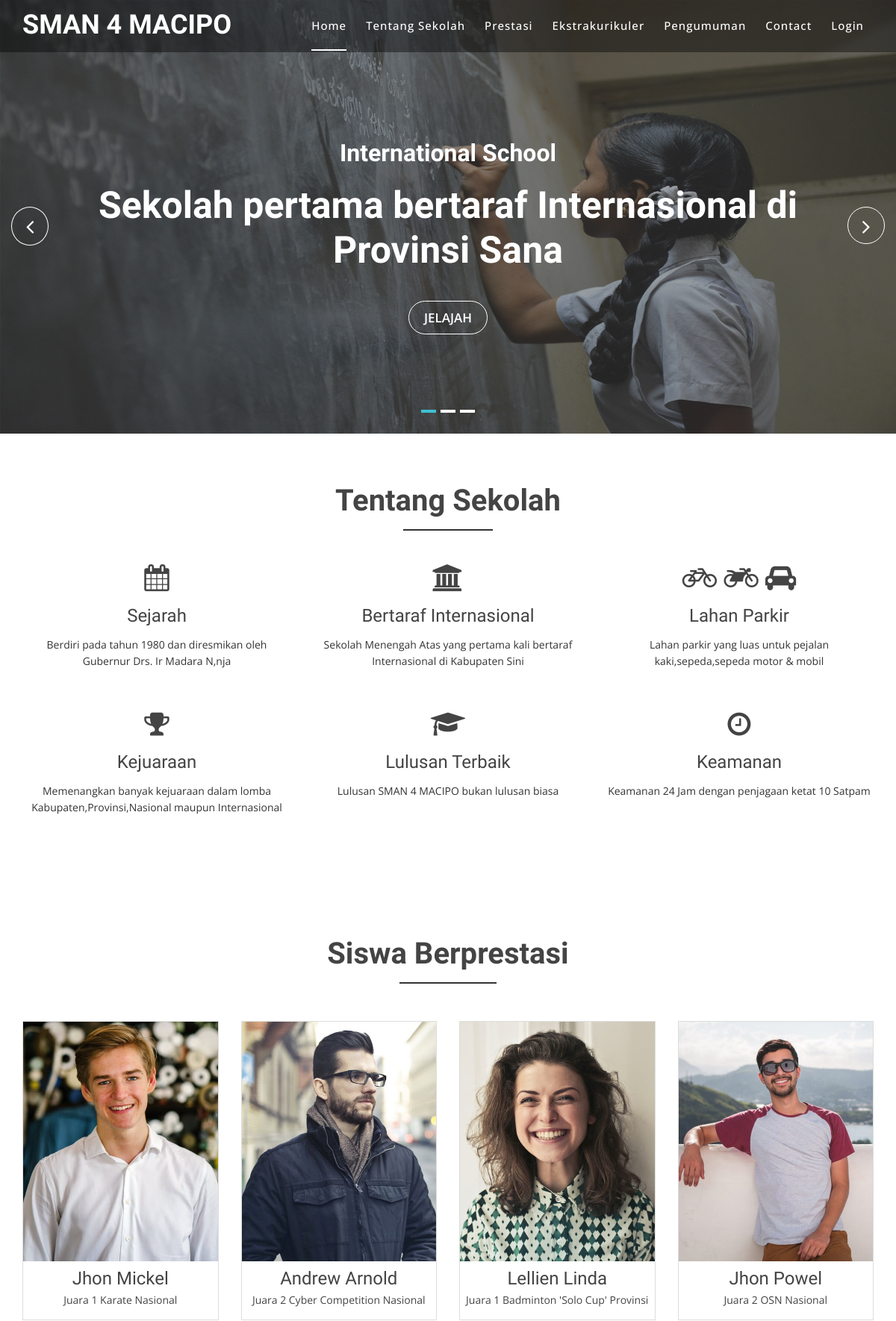
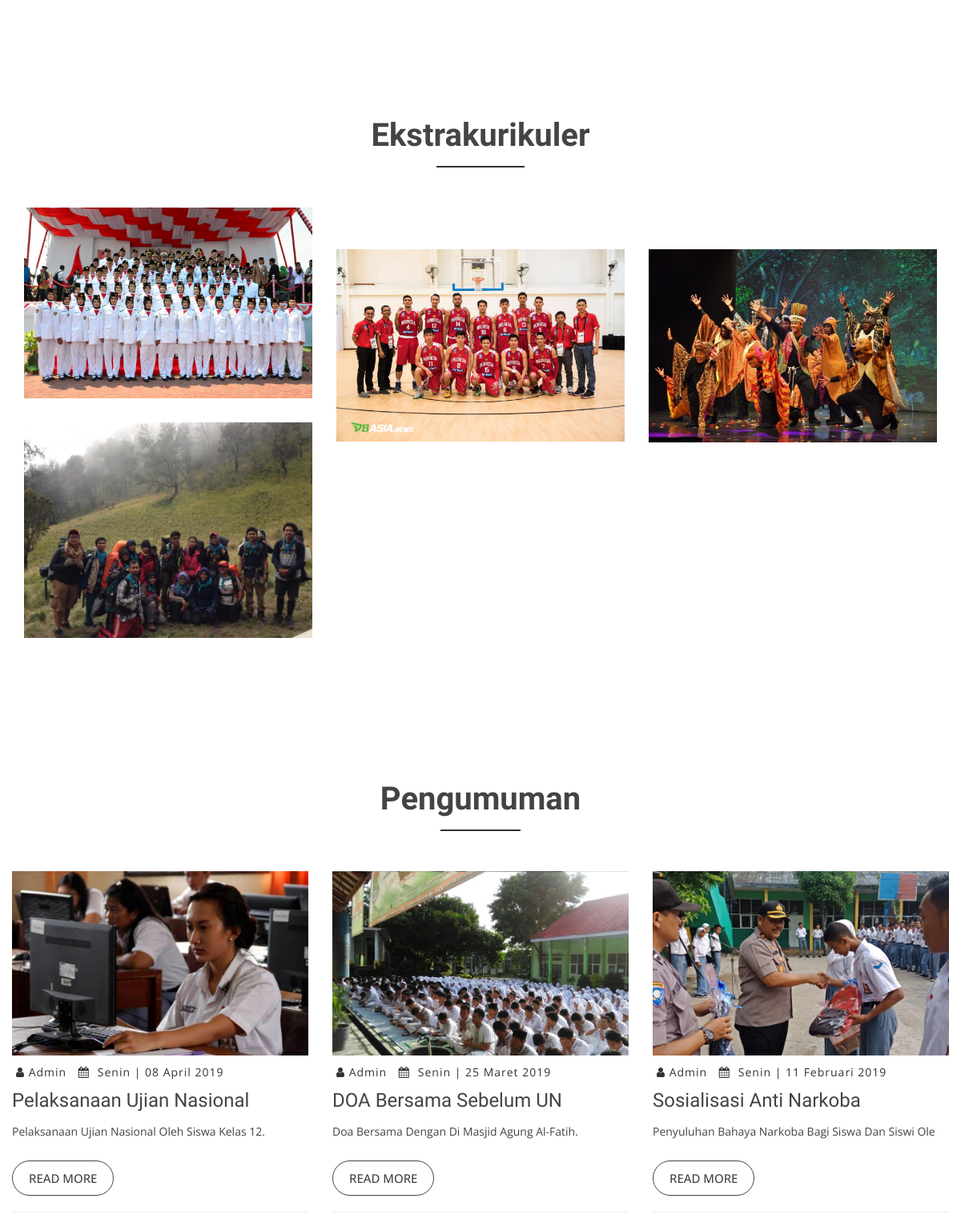
The page / (upper part) on the database its author committed (2 pictures, top to bottom).
### tables this page shows
CREATE TABLE `pengumuman` (
  `id` int(11) NOT NULL,
  `judul` varchar(50) NOT NULL,
  `tanggal` date NOT NULL,
  `foto` varchar(255) NOT NULL,
  `keterangan` text NOT NULL
);

### application/controllers/Home.php (called while the page is built, shortened)
<?php
class Home extends CI_Controller
{
	private $_tblpengumuman	= "pengumuman";
	public function index()
	{
		$data['judul'] = 'SMAN 4 MACIPO';
		$this->db->order_by('tanggal', 'DESC');
		$this->db->limit(6);
		$data['pengumuman']	=	$this->db->get($this->_tblpengumuman)->result();
		$this->load->view('template_home/header', $data);
		$this->load->view('template_home/navbar');
		$this->load->view('template_home/slider');
		$this->load->view('template_home/index', $data);
		$this->load->view('template_home/footer');
	}
}

### index.php (called while the page is built, shortened)
<?php
require_once BASEPATH.'core/CodeIgniter.php';

### application/helpers/tanggal_indo_helper.php (called while the page is built, shortened)
<?php if (!defined('BASEPATH')) exit('No direct script access allowed');
if (!function_exists('bulan')) {
    function bulan($bln)
    {
        switch ($bln) {
            case 1:
                return "Januari";
                break;
            case 2:
                return "Februari";
                break;
            case 3:
                return "Maret";
                break;
            case 4:
                return "April";
                break;
            case 12:
                return "Desember";
                break;
        }
    }
}
if (!function_exists('longdate_indo')) {
    function hari_indo($tanggal)
    {
        $ubah = gmdate($tanggal, time() + 60 * 60 * 8);
        $pecah = explode("-", $ubah);
        $tgl = $pecah[2];
        $bln = $pecah[1];
        $thn = $pecah[0];
        $bulan = bulan($pecah[1]);
        $nama = date("l", mktime(0, 0, 0, $bln, $tgl, $thn));
        $nama_hari = "";
        if ($nama == "Sunday") {
            $nama_hari = "Minggu";
        } else if ($nama == "Monday") {
            $nama_hari = "Senin";
        } else if ($nama == "Tuesday") {
            $nama_hari = "Selasa";
        } else if ($nama == "Wednesday") {
            $nama_hari = "Rabu";
        } else if ($nama == "Thursday") {
            $nama_hari = "Kamis";
        } else if ($nama == "Friday") {
            $nama_hari = "Jum'at";
        } else if ($nama == "Saturday") {
            $nama_hari = "Sabtu";
        }
        return $nama_hari . ' | ' . $tgl . ' ' . $bulan . ' ' . $thn;
    }
}

### application/views/template_home/index.php (the view, shortened to what this page needs)
<div id="services" class="services-area area-padding">
    <div class="container">
        <div class="row">
            <div class="col-md-12 col-sm-12 col-xs-12">
                <div class="section-headline services-head text-center">
                    <h2>Tentang Sekolah</h2>
                </div>
            </div>
        </div>
        <div class="row text-center">
            <div class="services-contents">
                <div class="col-md-4 col-sm-4 col-xs-12">
                    <div class="about-move">
                        <div class="services-details">
                            <div class="single-services">
                                <a class="services-icon">
                                    <i class="fa fa-calendar"></i>
                                </a>
                                <h4>Sejarah</h4>
                                <p>
                                    Berdiri pada tahun 1980 dan diresmikan oleh Gubernur Drs. Ir Madara N,nja
                                </p>
                            </div>
                        </div>
                    </div>
                </div>
                <div class="col-md-4 col-sm-4 col-xs-12">
                    <div class="about-move">
                        <div class="services-details">
                            <div class="single-services">
                                <a class="services-icon">
                                    <i class="fa fa-university"></i>
                                </a>
                                <h4>Bertaraf Internasional</h4>
                                <p>
                                    Sekolah Menengah Atas yang pertama kali bertaraf Internasional di Kabupaten Sini
                                </p>
                            </div>
                        </div>
                    </div>
                </div>
                <div class="col-md-4 col-sm-4 col-xs-12">
                    <div class=" about-move">
                        <div class="services-details">
                            <div class="single-services">
                                <a class="services-icon">
                                    <i class="fa fa-bicycle"></i> <i class="fa fa-motorcycle"></i> <i class="fa fa-car"></i>
                                </a>
                                <h4>Lahan Parkir</h4>
                                <p>
                                    Lahan parkir yang luas untuk pejalan kaki,sepeda,sepeda motor & mobil
                                </p>
                            </div>
                        </div>
                    </div>
                </div>
                <div class="col-md-4 col-sm-4 col-xs-12">
                    <div class=" about-move">
                        <div class="services-details">
                            <div class="single-services">
                                <a class="services-icon">
                                    <i class="fa fa-trophy"></i>
                                </a>
                                <h4>Kejuaraan</h4>
                                <p>
                                    Memenangkan banyak kejuaraan dalam lomba Kabupaten,Provinsi,Nasional maupun Internasional
                                </p>
                            </div>
                        </div>
                    </div>
                </div>
                <div class="col-md-4 col-sm-4 col-xs-12">
                    <div class=" about-move">
                        <div class="services-details">
                            <div class="single-services">
                                <a class="services-icon">
                                    <i class="fa fa-graduation-cap"></i>
                                </a>
                                <h4>Lulusan Terbaik</h4>
                                <p>
                                    Lulusan SMAN 4 MACIPO bukan lulusan biasa
                                </p>
                            </div>
                        </div>
                    </div>
                </div>
                <div class="col-md-4 col-sm-4 col-xs-12">
                    <div class=" about-move">
                        <div class="services-details">
                            <div class="single-services">
                                <a class="services-icon">
                                    <i class="fa fa-clock-o"></i>
                                </a>
                                <h4>Keamanan</h4>
                                <p>
                                    Keamanan 24 Jam dengan penjagaan ketat 10 Satpam
                                </p>
                            </div>
                        </div>
                    </div>
                </div>
            </div>
        </div>
    </div>
</div>
<div id="team" class="our-team-area area-padding">
    <div class="container">
        <div class="row">
            <div class="col-md-12 col-sm-12 col-xs-12">
                <div class="section-headline text-center">
                    <h2>Siswa Berprestasi</h2>
                </div>
            </div>
        </div>
        <div class="row">
            <div class="team-top">
                <div class="col-md-3 col-sm-3 col-xs-12">
                    <div class="single-team-member">
                        <div class="team-img">
                            <a href="#">
                                <img src="<?= base_url('assets_home/') ?>img/team/1.jpg" alt="">
                            </a>
                        </div>
                        <div class="team-content text-center">
                            <h4>Jhon Mickel</h4>
                            <p>Juara 1 Karate Nasional</p>
                        </div>
                    </div>
                </div>
                <div class="col-md-3 col-sm-3 col-xs-12">
                    <div class="single-team-member">
                        <div class="team-img">
                            <a href="#">
                                <img src="<?= base_url('assets_home/') ?>img/team/2.jpg" alt="">
                            </a>
                        </div>
                        <div class="team-content text-center">
                            <h4>Andrew Arnold</h4>
                            <p>Juara 2 Cyber Competition Nasional</p>
                        </div>
                    </div>
                </div>
                <div class="col-md-3 col-sm-3 col-xs-12">
                    <div class="single-team-member">
                        <div class="team-img">
                            <a href="#">
                                <img src="<?= base_url('assets_home/') ?>img/team/3.jpg" alt="">
                            </a>
                        </div>
                        <div class="team-content text-center">
                            <h4>Lellien Linda</h4>
                            <p>Juara 1 Badminton 'Solo Cup' Provinsi</p>
                        </div>
                    </div>
                </div>
                <div class="col-md-3 col-sm-3 col-xs-12">
                    <div class="single-team-member">
                        <div class="team-img">
                            <a href="#">
                                <img src="<?= base_url('assets_home/') ?>img/team/4.jpg" alt="">
                            </a>
                        </div>
                        <div class="team-content text-center">
                            <h4>Jhon Powel</h4>
                            <p>Juara 2 OSN Nasional</p>
                        </div>
                    </div>
                </div>
            </div>
        </div>
    </div>
</div>
<div id="portfolio" class="portfolio-area area-padding fix">
    <div class="container">
        <div class="row">
            <div class="col-lg-12 col-md-12 col-sm-12 col-xs-12">
                <div class="section-headline text-center">
                    <h2>Ekstrakurikuler</h2>
                </div>
            </div>
        </div>
        <div class="row">
            <div class="awesome-project-content">
                <div class="col-md-4 col-sm-4 col-xs-12 design development">
                    <div class="single-awesome-project">
                        <div class="awesome-img">
                            <a href="#"><img src="<?= base_url('assets_home/') ?>img/portfolio/paskibra.jpg" alt="" /></a>
                        </div>
                    </div>
                </div>
                <div class="col-md-4 col-sm-4 col-xs-12 photo">
                    <div class="single-awesome-project">
                        <div class="awesome-img">
                            <a href="#"><img src="<?= base_url('assets_home/') ?>img/portfolio/pramuka.jpg" alt="" /></a>
                        </div>
                    </div>
                </div>
                <div class="col-md-4 col-sm-4 col-xs-12 design">
                    <div class="single-awesome-project">
                        <div class="awesome-img">
                            <a href="#"><img src="<?= base_url('assets_home/') ?>img/portfolio/futsal.jpg" alt="" /></a>
                        </div>
                    </div>
                </div>
                <div class="col-md-4 col-sm-4 col-xs-12 photo development">
                    <div class="single-awesome-project">
                        <div class="awesome-img">
                            <a href="#"><img src="<?= base_url('assets_home/') ?>img/portfolio/basket.jpg" alt="" /></a>
                        </div>
                    </div>
                </div>
                <div class="col-md-4 col-sm-4 col-xs-12 development">
                    <div class="single-awesome-project">
                        <div class="awesome-img">
                            <a href="#"><img src="<?= base_url('assets_home/') ?>img/portfolio/theater.jpg" alt="" /></a>
                        </div>
                    </div>
                </div>
                <div class="col-md-4 col-sm-4 col-xs-12 design photo">
                    <div class="single-awesome-project">
                        <div class="awesome-img">
                            <a href="#"><img src="<?= base_url('assets_home/') ?>img/portfolio/pecintaalam.jpg" alt="" /></a>
                        </div>
                    </div>
                </div>
            </div>
        </div>
    </div>
</div>
<div id="blog" class="blog-area">
    <div class="blog-inner area-padding">
        <div class="container ">
            <div class="row">
                <div class="col-md-12 col-sm-12 col-xs-12">
                    <div class="section-headline text-center">
                        <h2>Pengumuman</h2>
                    </div>
                </div>
            </div>
            <div class="row">
                <div class="row">
                    <?php
                    foreach ($pengumuman as $row) { ?>
                        <div class="col-md-4 col-sm-4 col-xs-12">
                            <div class="single-blog">
                                <div class="single-blog-img">
                                    <a href="<?= base_url('pengumuman/' . $row->id . ''); ?>">
                                        <img src="<?= base_url('assets_home/img/blog/' . $row->foto . ''); ?>" alt="">
                                    </a>
                                </div>
                                <div class="blog-meta">
                                    <span class="comments-type">
                                        <i class="fa fa-user"></i>
                                        <a href="#">Admin</a>
                                    </span>
                                    <span class="date-type">
                                        <i class="fa fa-calendar"></i><?= hari_indo($row->tanggal); ?>
                                    </span>
                                </div>
                                <div class="blog-text">
                                    <h4>
                                        <a href="<?= base_url('pengumuman/' . $row->id . ''); ?>"><?= $row->judul; ?></a>
                                    </h4>
                                    <p>
                                        <?= ucwords(substr($row->keterangan, 0, 50)); ?>
                                    </p>
                                </div>
                                <span>
                                    <a href="<?= base_url('pengumuman/' . $row->id . ''); ?>" class="ready-btn">Read more</a>
                                    <hr>
                                </span>
                            </div>
                        </div>
                    <?php
                }
                ?>
                </div>
            </div>
        </div>
    </div>
</div>

### rows shown on the page
pengumuman: foto (picture), tanggal "Senin | 08 April 2019", judul "Pelaksanaan Ujian Nasional", keterangan "Pelaksanaan Ujian Nasional Oleh Siswa Kelas 12."
pengumuman: foto (picture), tanggal "Senin | 25 Maret 2019", judul "DOA Bersama Sebelum UN", keterangan "Doa Bersama Dengan Di Masjid Agung Al-Fatih."
pengumuman: foto (picture), tanggal "Senin | 11 Februari 2019", judul "Sosialisasi Anti Narkoba", keterangan "Penyuluhan Bahaya Narkoba Bagi Siswa Dan Siswi Ole"
